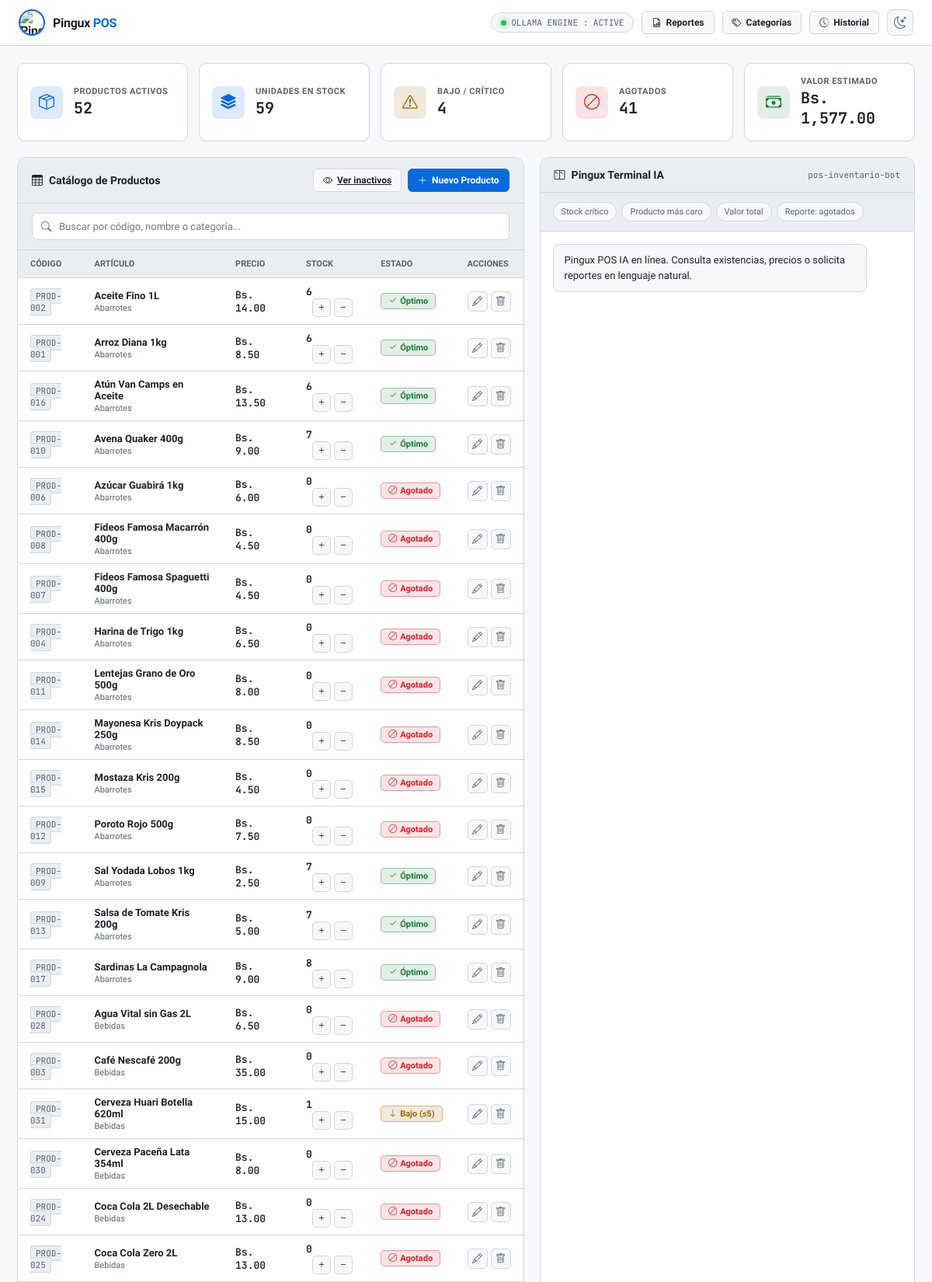
The page / (upper part) on the database its author committed.
### inventario/models.py (models this page shows, shortened)
class Producto(models.Model):
    codigo = models.CharField(max_length=50, unique=True, verbose_name="Código único")
    nombre = models.CharField(max_length=150, verbose_name="Nombre")
    descripcion = models.TextField(blank=True, default="", verbose_name="Descripción")
    categoria = models.CharField(max_length=100, verbose_name="Categoría")
    precio = models.DecimalField(
        max_digits=10, decimal_places=2, verbose_name="Precio",
        validators=[MinValueValidator(0, "El precio no puede ser negativo.")],
    )
    cantidad_existente = models.IntegerField(
        default=0, verbose_name="Cantidad disponible",
        validators=[MinValueValidator(0, "La cantidad no puede ser negativa.")],
    )
    stock_minimo = models.IntegerField(
        default=5, verbose_name="Stock mínimo",
        validators=[MinValueValidator(0, "El stock mínimo no puede ser negativo.")],
    )
    estado = models.BooleanField(default=True, verbose_name="Activo")
    fecha_registro = models.DateTimeField(auto_now_add=True, verbose_name="Fecha de registro")
    class Meta:
        db_table = "productos"
        ordering = ["categoria", "nombre"]

### inventario/views.py (the view)
# urls.py: path('', views.panel_inventario, name='panel'),
@csrf_exempt
def panel_inventario(request):
    if request.method == "POST":
        pregunta = request.POST.get("pregunta", "").strip()
        if not pregunta:
            return JsonResponse({"error": "Por favor escribe una consulta."}, status=400)
        return JsonResponse({"respuesta": chat_consulta(pregunta)})
    mostrar_inactivos = request.GET.get("mostrar") == "inactivos"
    if mostrar_inactivos:
        productos = Producto.objects.all().order_by("categoria", "nombre")
    else:
        productos = Producto.objects.filter(estado=True).order_by("categoria", "nombre")
    activos_qs = Producto.objects.filter(estado=True)
    total_articulos = activos_qs.count()
    criticos_count = activos_qs.filter(
        cantidad_existente__lte=F('stock_minimo'), cantidad_existente__gt=0
    ).count()
    agotados_count = activos_qs.filter(cantidad_existente=0).count()
    total_stock = activos_qs.aggregate(total=Sum('cantidad_existente'))['total'] or 0
    valor_total = sum(p.cantidad_existente * p.precio for p in activos_qs)
    categorias = Producto.objects.filter(estado=True).values_list("categoria", flat=True).distinct().order_by("categoria")
    catalogo = Categoria.objects.all()
    context = {
        "productos": productos,
        "categorias": categorias,
        "catalogo": catalogo,
        "mostrar_inactivos": mostrar_inactivos,
        "total_inactivos": Producto.objects.filter(estado=False).count(),
        "total_articulos": total_articulos,
        "criticos_count": criticos_count,
        "agotados_count": agotados_count,
        "total_stock": total_stock,
        "valor_total": f"{valor_total:,.2f}",
    }
    return render(request, "inventario/index.html", context)

### inventario/models.py (called while the page is built)
    @property
    def total_productos(self):
        return Producto.objects.filter(categoria__iexact=self.nombre).count()

### inventario/templates/inventario/index.html (shortened to what this page needs)
<!DOCTYPE html>
<html lang="es" data-theme="light">
<head>
    <link rel="stylesheet" href="https://cdn.jsdelivr.net/npm/bootstrap-icons@1.11.3/font/bootstrap-icons.min.css">
</head>
<body>
    <header>
        <div class="brand">
            <img src="https://res.cloudinary.com/duwvw6q2c/image/upload/v1790082368/8cb1bd0c-54e6-455d-ae3b-e9f0fdee1010_t1jcru.jpg" alt="Pingux POS">
            <span>Pingux <span style="color:var(--accent)">POS</span></span>
        </div>
        <div class="header-right">
            <div class="system-pill"><span class="status-dot"></span>OLLAMA ENGINE : ACTIVE</div>
            <button class="btn" onclick="openReportModal()"><i class="bi bi-file-earmark-bar-graph"></i> Reportes</button>
            <button class="btn" onclick="openCategoryModal()"><i class="bi bi-tags"></i> Categorías</button>
            <button class="btn" onclick="openHistory()"><i class="bi bi-clock-history"></i> Historial</button>
            <button class="theme-toggle" id="themeToggle" title="Cambiar tema" onclick="toggleTheme()">
            </button>
        </div>
    </header>
    <main>
        <section class="metrics-grid">
            <div class="metric-card">
                <div class="metric-icon icon-blue"><i class="bi bi-box-seam"></i></div>
                <div class="metric-info"><p>Productos Activos</p><h3>{{ total_articulos }}</h3></div>
            </div>
            <div class="metric-card">
                <div class="metric-icon icon-blue"><i class="bi bi-stack"></i></div>
                <div class="metric-info"><p>Unidades en Stock</p><h3>{{ total_stock }}</h3></div>
            </div>
            <div class="metric-card">
                <div class="metric-icon icon-yellow"><i class="bi bi-exclamation-triangle"></i></div>
                <div class="metric-info"><p>Bajo / Crítico</p><h3>{{ criticos_count }}</h3></div>
            </div>
            <div class="metric-card">
                <div class="metric-icon icon-red"><i class="bi bi-ban"></i></div>
                <div class="metric-info"><p>Agotados</p><h3>{{ agotados_count }}</h3></div>
            </div>
            <div class="metric-card">
                <div class="metric-icon icon-green"><i class="bi bi-cash-stack"></i></div>
                <div class="metric-info"><p>Valor Estimado</p><h3>Bs. {{ valor_total }}</h3></div>
            </div>
        </section>
        <section class="workspace-grid">
            <div class="system-col">
            <div class="panel">
                <div class="panel-header">
                    <span class="panel-title"><i class="bi bi-table"></i> Catálogo de Productos</span>
                    <div style="display:flex;gap:8px;align-items:center;">
                        {% if mostrar_inactivos %}
                        <a class="btn" href="{% url 'panel' %}"><i class="bi bi-eye-slash"></i> Solo activos</a>
                        {% else %}
                        <a class="btn" href="{% url 'panel' %}?mostrar=inactivos" title="Ver productos desactivados">
                            <i class="bi bi-eye"></i> Ver inactivos{% if total_inactivos %} ({{ total_inactivos }}){% endif %}
                        </a>
                        {% endif %}
                        <button class="btn btn-primary" onclick="openModal()"><i class="bi bi-plus-lg"></i> Nuevo Producto</button>
                    </div>
                </div>
                <div class="search-bar-wrap">
                    <div class="search-box">
                        <i class="bi bi-search"></i>
                        <input type="text" id="filterInput" placeholder="Buscar por código, nombre o categoría..." onkeyup="filterTable()">
                    </div>
                </div>
                <div class="table-wrap">
                    <table id="productsTable">
                        <thead>
                            <tr>
                                <th>Código</th>
                                <th>Artículo</th>
                                <th>Precio</th>
                                <th>Stock</th>
                                <th>Estado</th>
                                <th>Acciones</th>
                            </tr>
                        </thead>
                        <tbody>
                            {% for p in productos %}
                            <tr id="row-{{ p.id }}">
                                <td><span class="code-tag">{{ p.codigo }}</span></td>
                                <td>
                                    <strong>{{ p.nombre }}</strong>
                                    <span class="prod-cat">{{ p.categoria }}{% if p.descripcion %} · {{ p.descripcion }}{% endif %}</span>
                                </td>
                                <td><span class="price-tag">Bs. {{ p.precio }}</span></td>
                                <td>
                                    <span class="stock-num" id="stock-{{ p.id }}">{{ p.cantidad_existente }}</span>
                                    <span class="stock-actions">
                                        <button class="stock-btn plus" title="Sumar 1" onclick="adjustStock({{ p.id }}, 'sumar')"><i class="bi bi-plus"></i></button>
                                        <button class="stock-btn minus" title="Restar 1" onclick="adjustStock({{ p.id }}, 'restar')"><i class="bi bi-dash"></i></button>
                                    </span>
                                </td>
                                <td id="status-{{ p.id }}">
                                    {% if not p.estado %}
                                        <span class="tag-status tag-off"><i class="bi bi-archive"></i> Inactivo</span>
                                    {% elif p.cantidad_existente == 0 %}
                                        <span class="tag-status tag-danger"><i class="bi bi-ban"></i> Agotado</span>
                                    {% elif p.cantidad_existente <= p.stock_minimo %}
                                        <span class="tag-status tag-warning"><i class="bi bi-arrow-down"></i> Bajo (≤{{ p.stock_minimo }})</span>
                                    {% else %}
                                        <span class="tag-status tag-ok"><i class="bi bi-check2"></i> Óptimo</span>
                                    {% endif %}
                                </td>
                                <td>
                                    <div class="row-actions">
                                        <button class="icon-btn edit" title="Editar" onclick="openModal('{{ p.id }}','{{ p.codigo|escapejs }}','{{ p.nombre|escapejs }}','{{ p.descripcion|escapejs }}','{{ p.categoria|escapejs }}','{{ p.precio }}',{{ p.cantidad_existente }},{{ p.stock_minimo }},{{ p.estado|lower }})"><i class="bi bi-pencil"></i></button>
                                        <button class="icon-btn del" title="Eliminar" onclick="deleteProduct({{ p.id }}, '{{ p.nombre|escapejs }}')"><i class="bi bi-trash"></i></button>
                                    </div>
                                </td>
                            </tr>
                            {% endfor %}
                        </tbody>
                    </table>
                </div>
            </div>
            </div>
            <div class="panel">
                <div class="panel-header">
                    <span class="panel-title"><i class="bi bi-terminal-split"></i> Pingux Terminal IA</span>
                    <span style="font-size:11px;font-family:'JetBrains Mono',monospace;color:var(--text-muted);">pos-inventario-bot</span>
                </div>
                <div class="chat-container">
                    <div class="quick-chips">
                        <span class="chip" onclick="askChip('¿Qué productos están en estado crítico o agotados?')">Stock crítico</span>
                        <span class="chip" onclick="askChip('¿Cuál es el producto más caro?')">Producto más caro</span>
                        <span class="chip" onclick="askChip('¿Cuál es el valor total del inventario?')">Valor total</span>
                        <span class="chip" onclick="askReportChip('agotados', 'agotados')">Reporte: agotados</span>
                    </div>
                    <div class="chat-logs" id="chatLogs">
                        <div class="msg-bubble bot">
                            Pingux POS IA en línea. Consulta existencias, precios o solicita reportes en lenguaje natural.
                        </div>
                    </div>
                </div>
            </div>
        </section>
    </main>
</body>
</html>

### rows shown on the page
Producto: codigo "PROD-002", nombre "Aceite Fino 1L", categoria "Abarrotes", precio "14.00", cantidad_existente "6", estado True (drawn)
Producto: codigo "PROD-001", nombre "Arroz Diana 1kg", categoria "Abarrotes", precio "8.50", cantidad_existente "6", estado True (drawn)
Producto: codigo "PROD-016", nombre "Atún Van Camps en Aceite", categoria "Abarrotes", precio "13.50", cantidad_existente "6", estado True (drawn)
Producto: codigo "PROD-010", nombre "Avena Quaker 400g", categoria "Abarrotes", precio "9.00", cantidad_existente "7", estado True (drawn)
Producto: codigo "PROD-006", nombre "Azúcar Guabirá 1kg", categoria "Abarrotes", precio "6.00", cantidad_existente "0", estado True (drawn)
Producto: codigo "PROD-008", nombre "Fideos Famosa Macarrón 400g", categoria "Abarrotes", precio "4.50", cantidad_existente "0", estado True (drawn)
Producto: codigo "PROD-007", nombre "Fideos Famosa Spaguetti 400g", categoria "Abarrotes", precio "4.50", cantidad_existente "0", estado True (drawn)
Producto: codigo "PROD-004", nombre "Harina de Trigo 1kg", categoria "Abarrotes", precio "6.50", cantidad_existente "0", estado True (drawn)
Producto: codigo "PROD-011", nombre "Lentejas Grano de Oro 500g", categoria "Abarrotes", precio "8.00", cantidad_existente "0", estado True (drawn)
Producto: codigo "PROD-014", nombre "Mayonesa Kris Doypack 250g", categoria "Abarrotes", precio "8.50", cantidad_existente "0", estado True (drawn)
Producto: codigo "PROD-015", nombre "Mostaza Kris 200g", categoria "Abarrotes", precio "4.50", cantidad_existente "0", estado True (drawn)
Producto: codigo "PROD-012", nombre "Poroto Rojo 500g", categoria "Abarrotes", precio "7.50", cantidad_existente "0", estado True (drawn)
Producto: codigo "PROD-009", nombre "Sal Yodada Lobos 1kg", categoria "Abarrotes", precio "2.50", cantidad_existente "7", estado True (drawn)
Producto: codigo "PROD-013", nombre "Salsa de Tomate Kris 200g", categoria "Abarrotes", precio "5.00", cantidad_existente "7", estado True (drawn)
Producto: codigo "PROD-017", nombre "Sardinas La Campagnola", categoria "Abarrotes", precio "9.00", cantidad_existente "8", estado True (drawn)
Producto: codigo "PROD-028", nombre "Agua Vital sin Gas 2L", categoria "Bebidas", precio "6.50", cantidad_existente "0", estado True (drawn)
Producto: codigo "PROD-003", nombre "Café Nescafé 200g", categoria "Bebidas", precio "35.00", cantidad_existente "0", estado True (drawn)
Producto: codigo "PROD-031", nombre "Cerveza Huari Botella 620ml", categoria "Bebidas", precio "15.00", cantidad_existente "1", stock_minimo "5"
Producto: codigo "PROD-030", nombre "Cerveza Paceña Lata 354ml", categoria "Bebidas", precio "8.00", cantidad_existente "0", estado True (drawn)
Producto: codigo "PROD-024", nombre "Coca Cola 2L Desechable", categoria "Bebidas", precio "13.00", cantidad_existente "0", estado True (drawn)
Producto: codigo "PROD-025", nombre "Coca Cola Zero 2L", categoria "Bebidas", precio "13.00", cantidad_existente "0", estado True (drawn)

### other values the page prints
{{ total_articulos }} "52"
{{ total_stock }} "59"
{{ criticos_count }} "4"
{{ agotados_count }} "41"
{{ valor_total }} "1,577.00"
